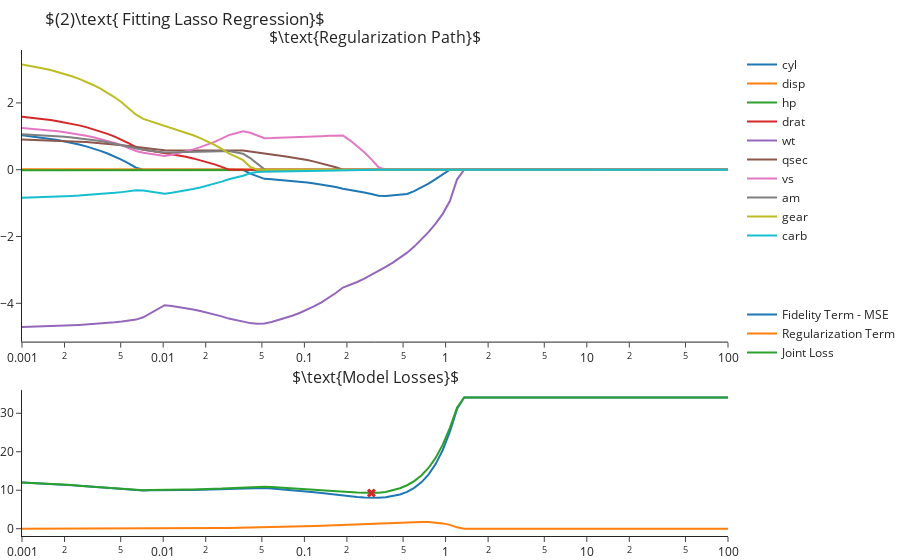

The code cell stored with this chart in its notebook:
### Markdown cell above
Next, we look at the results of fitting a Lasso regression. Recall that the "only" difference between these two optimization problems is that Lasso uses the $\ell_1$ norm as the regularization term. By doing so it introduces **sparsity** to the solutions. Similar to the Ridge regression coefficients are shrinked towards zero, but due to the sparsity, we are more likely to get coefficients of *exactly* zero.

For example:
- For $\lambda=0.00722$ we observe the `cyl` feature getting a zero coefficient.
- For $\lambda=0.0327$ we observe the `drat` feature getting a zero coefficient.
- For $\lambda=1.353$ we observe the `wt` feature getting a zero coefficient, which at this point all features are fitted with a coefficient of zero.

The regularization parameter that yields the lowest joint loss over the test set is $\lambda=0.2983$.

### Code cell
coefs, losses = regressors["Lasso"].values()


fig = make_subplots(rows=2, cols=1, subplot_titles=[r'$\text{Regularization Path}$', r'$\text{Model Losses}$'], 
                    row_heights=[400,200], vertical_spacing=.1)

# Plot the regularization path for each feature
for i, col in enumerate(X_train.columns):
    fig.add_trace(go.Scatter(x=lambdas, y=coefs.loc[:, col], mode='lines', name=col, legendgroup="1"))


# Plot the losses graph and mark lambda with lowest loss
lam = np.argmin(losses.loc[:, 'loss'])
fig.add_traces([go.Scatter(x=lambdas, y=losses.loc[:, 'mse'], mode='lines', name="Fidelity Term - MSE", legendgroup="2"),
                go.Scatter(x=lambdas, y=losses.loc[:, 'reg'], mode='lines', name="Regularization Term", legendgroup="2"),
                go.Scatter(x=lambdas, y=losses.loc[:, 'loss'], mode='lines', name="Joint Loss", legendgroup="2"),
                go.Scatter(x=[lambdas[lam]], y=[losses.loc[:, 'loss'].values[lam]], mode='markers', showlegend=False,
                           marker=dict(size=8, symbol="x"), hovertemplate="Lambda: %{x}<extra></extra>")], 2, 1)

fig.update_layout(hovermode='x unified', margin=dict(t=50), 
                  legend=dict(tracegroupgap = 60),
                  title=r"$(2)\text{ Fitting Lasso Regression}$")\
   .update_xaxes(type="log")
